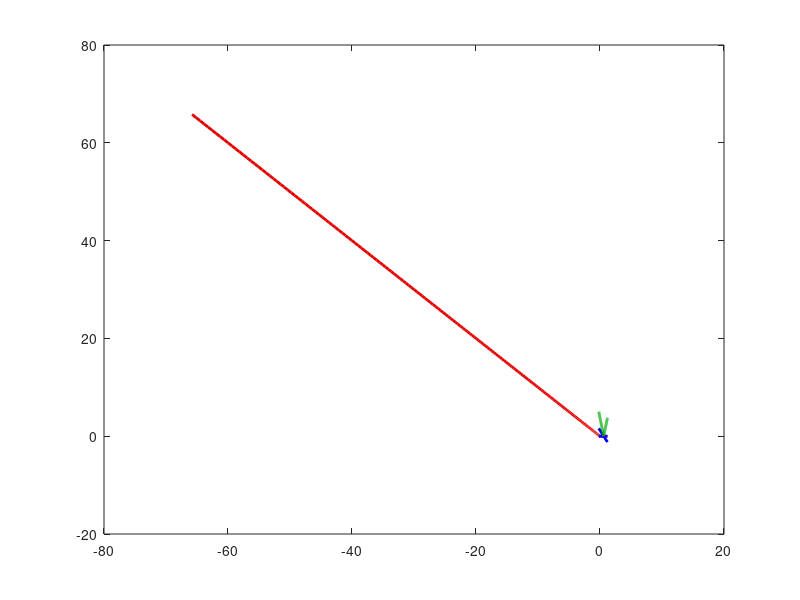

The MATLAB script that drew this image: (Note: this script raises an error after producing the figure.)
%% Stability and safety charts of connected cruise control
clear; clc;

%% Problem setup
Dst=5;      % standstill distance [m]
kappa=0.6;	% range policy gradient [1/s]
C=0;        % acceleration gain [1]
CBF='TH';	% choice of CBF, 'TH' (with C=0) or 'TT'
Dsf=1;      % safe distance [m]
T=1/0.6;	% safe time headway / time to conflict [s]
vbar=15;	% maximum speed [m/s]
gamma=@(vL)sqrt(20*vL); % acceleration bound for TTC, aL>=-gamma(vL)

% Range of frequencies for plant and string stability boundaries
Om=0:2*pi/200:2*pi;

% Plot settings
IA=[-0.2,1.2];	LA='$A$ (1/s)';
IB=[-0.2,1.2];	LB='$B$ (1/s)';
IC=[0,1];       LC='$C$ (1)';
Ixi=[0,2];      Lxi='$\xi$ (s)';
blue=[0,0,1];
darkgreen=[0,170,0]/256;
darkred=[230,0,0]/256;

%% Stability boundaries
% s=0 plant stability boundary
AP1=@(B)0*B;
% s=jOm plant stability boundary
AP2=@(Om)Om.^2/kappa;
BP2=@(Om)-AP2(Om);
% om=0 string stability boundaries
AS1=@(B)0*B;
AS2=@(B)2*((1-C)*kappa-B);

%% Safety boundaries
switch CBF
    case 'TH'
        A=@(B)abs(1/T-B)*vbar/kappa/(Dst-Dsf);
        B=linspace(IB(1),IB(2),201);
    case 'TTC'
        AA=linspace(IA(1),IA(2),201);
        BB=linspace(IB(1),IB(2),201);
        VVL=linspace(0,vbar,201);
        [A,B,vL]=meshgrid(AA,BB,VVL);
        S=min((1/T-B+A).*vL-(1-C)*gamma(vL) + min(0,B-1/T)*vbar + A*kappa*(Dst-Dsf),[],3);
end

%% Stability and safety chart
% plot chart
figure(2); clf; hold on; box on;
% plot s=0 plant stability boundary
plot(IB,AP1(IB),'Color',darkred,'LineWidth',2,'HandleVisibility','off');
% plot s=jOm plant stability boundary
plot(BP2(Om),AP2(Om),'Color',darkred,'LineWidth',2,'HandleVisibility','off');
% plot om=0 string stability boundaries
plot(IB,AS1(IB),'Color',blue,'LineWidth',2,'HandleVisibility','off');
plot(IB,AS2(IB),'Color',blue,'LineWidth',2,'HandleVisibility','off');
% plot safety boundaries
switch CBF
    case 'TH'
        plot(B,A(B),'Color',darkgreen,'LineWidth',2,'HandleVisibility','off');
    case 'TTC'
        contour(B(:,:,1),A(:,:,1),S,[0,0],...
                    'Color',darkgreen,'LineWidth',2,'HandleVisibility','off');
end
PlotFinalize({LB,LA},[IB,IA]);

%% Save results
filename=['chart_',CBF,'_vbar',num2str(vbar),'_C',num2str(C,'%3.2f')];
filename=strrep(filename,'.','');
% figure(2);
% saveas(gcf,[filename,'.fig']);
% saveas(gcf,[filename,'.svg']);